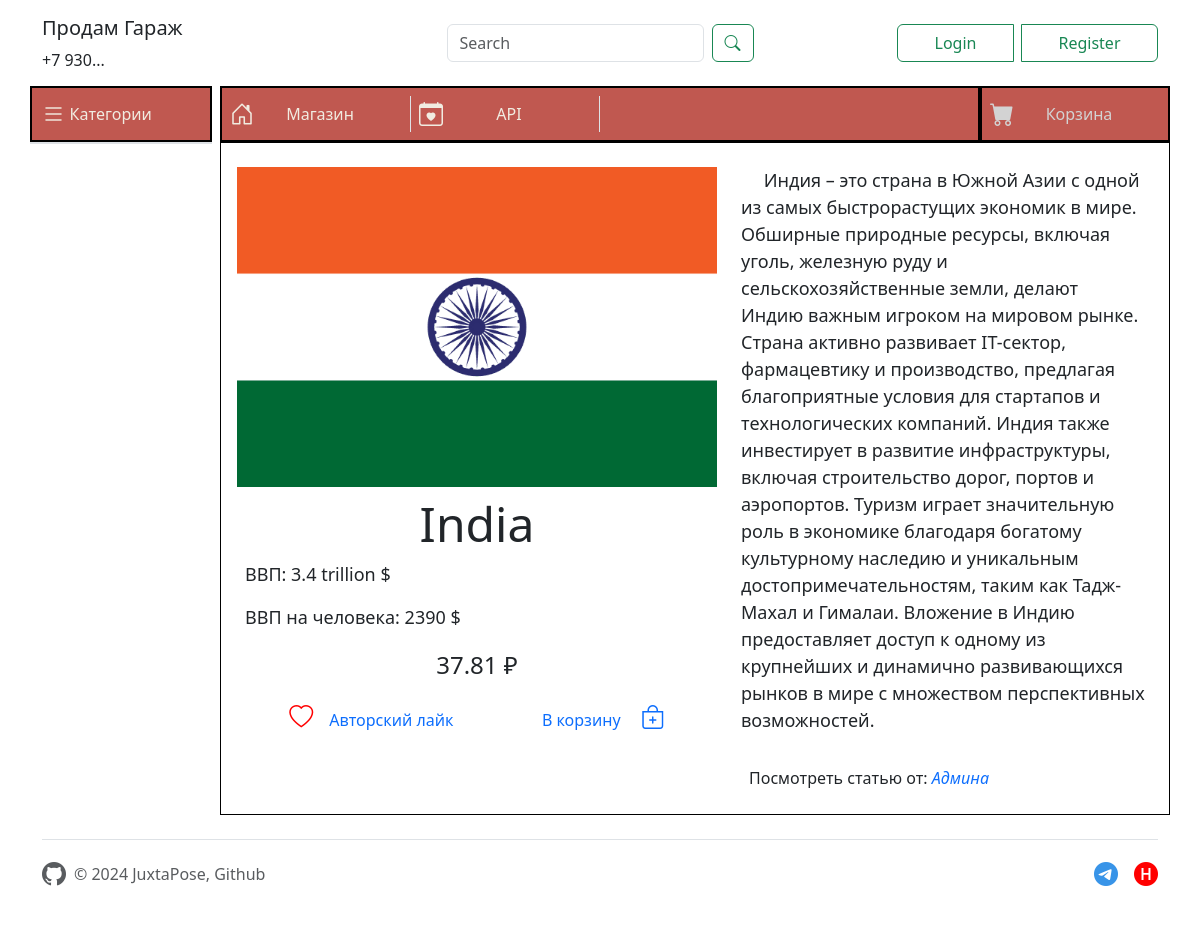
Page /shop/article/india on the committed database.
### mainshop/models.py (models this page shows, shortened)
class Country(models.Model):
    name = models.CharField(max_length=35, unique=True)
    slug = models.SlugField(max_length=255, unique=True, db_index=True, default='')
    gnp = models.BigIntegerField(default=0)
    gnp_per_capita = models.BigIntegerField(default=0)
    code = models.CharField(max_length=2, null=True)
    flag_colors = models.ManyToManyField('FlagColors', related_name='colors')
    flag_path = models.ImageField(upload_to='flags/', null=True)
    price = models.DecimalField(max_digits=7, decimal_places=2, default=1000)
    is_sale = models.BooleanField(default=False)

class Article(models.Model):
    owner = models.ForeignKey(User, models.SET_NULL, blank=True, null=True, related_name='article')
    article = models.TextField()
    country = models.ForeignKey(Country, models.CASCADE, related_name='about')
    creation_data = models.DateTimeField(default=timezone.localtime)

### mainshop/views.py (the view)
# urls.py: path('article/<slug:country>', views.country_article_page, name = 'shop_article'),
def country_article_page(request, country):
    obj = Country.objects.get(slug=country)
    author_name = request.GET.get('author', None)
    if request.user.is_authenticated:
        is_write_article = request.user.article.filter(country=obj).exists()
    else:
        is_write_article = False
    if author_name:
        author = User.objects.get(username=author_name)
        article = obj.about.get(owner=author)
    else:
        article = obj.about.first()
    return render(request, 'mainshop/country.html', {'article': article, 'obj': obj, 'is_write_article': is_write_article})

### mainshop/templates/mainshop/country.html (shortened to what this page needs)
{% extends 'mainshop/_base.html' %}
{% load humanize %}
{% block content %}
    <div class="d-flex flex-wrap flex-xl-nowrap h-xl-100 p-2">
        <div class="d-flex flex-column h-100 align-items-center w-100 mt-2">
            <img src="{{ obj.flag_path.url }}" class="d-none d-lg-block m-2" alt="flag" width="480px">
            <h1 class="display-5">{{ obj.name }}</h1>
            <div class="align-self-start ps-3">
                <p style="font-size: large">ВВП: {{ obj.gnp|intword }} $</p>
                <p style="font-size: large">ВВП на человека: {{ obj.gnp_per_capita|intword }} $</p>
            </div>
            <p style="font-size: x-large;">{{ obj.price }} &#8381;</p>
            <div class="d-flex justify-content-around w-100 px-3">
                <a href="" data-bs-toggle="tooltip" data-bs-placement="top" title="Я его пока не сделал("><i class="bi bi-heart" style="color:red"></i><span class="ps-3">Авторский лайк</span></a>
                <a
                    {% if user.is_authenticated %} href="{% url 'pic' obj.slug %}" {% else %} href="" data-bs-toggle="tooltip" data-bs-placement="top" title="Войдите в аккаунт чтобы использовать корзину" {% endif %}>
                    <span class="pe-3">В корзину</span>
                    {% if obj in user.cart.purchases.all %}
                        <i class="bi bi-bag-plus-fill"></i>
                    {% else %}
                        <i class="bi bi-bag-plus"></i>
                    {% endif %}
                </a>
            </div>
        </div>
        <div class="">
            <p class="p-3" style="font-size: large;">&emsp; {{ article.article }}</p>
            <p class="ps-4 ">Посмотреть статью от:
                <i><a href="{% url 'shop_article' obj.slug %}"
                        {% if not user.is_authenticated %} data-bs-toggle="tooltip" data-bs-placement="top" title="Войдите в аккаунт чтобы написать статью" {% endif %}>
                    Админа </a></i>
                </p>
        </div>
    </div>
{% endblock %}

### mainshop/static/mainshop/css/style.css (style rules this page uses)
a { text-decoration: none; }
.bi { font-size: 1.5rem; }

### rows in the picture
Country: flag_path (picture), name "India", gnp "3.4 trillion", gnp_per_capita "2390", price "37.81"
Article: article "Индия – это страна в Южной Азии с одной из самых быстрорастущих экономик в мире. Обширные природные ресурсы, включая уголь, железную руду и сельскохозяйственные земли, делают Индию важным игроком на мировом рынке. Страна активно развивает IT-сектор, фармацевтику и производство, предлагая благоприятные условия для стартапов и технологических компаний. Индия также инвестирует в развитие инфраструктуры, включая строительство дорог, портов и аэропортов. Туризм играет значительную роль в экономике благодаря богатому культурному наследию и уникальным достопримечательностям, таким как Тадж-Махал и Гималаи. Вложение в Индию предоставляет доступ к одному из крупнейших и динамично развивающихся…"
